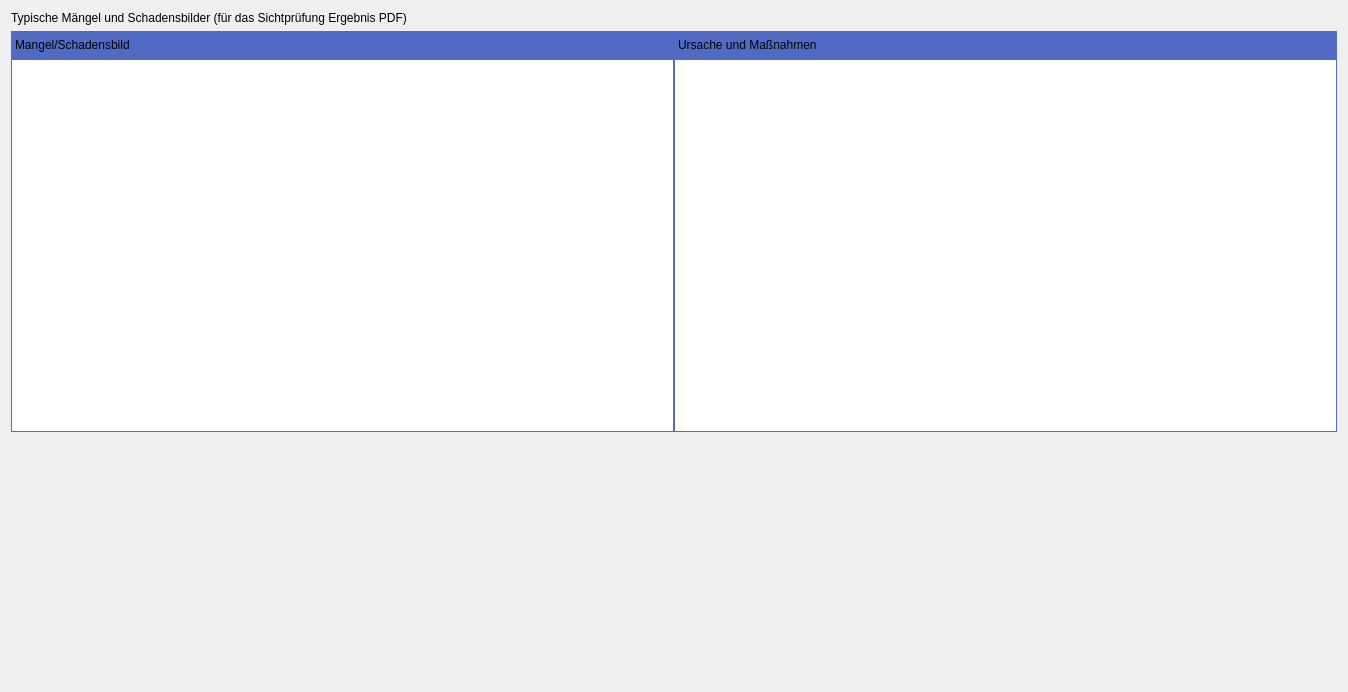
          <widget class="QWidget" name="scrollAreaWidgetContents_3">
           <property name="geometry">
            <rect>
             <x>0</x>
             <y>0</y>
             <width>1348</width>
             <height>692</height>
            </rect>
           </property>
           <layout class="QVBoxLayout" name="verticalLayout_19">
            <item>
             <widget class="QLabel" name="label">
              <property name="styleSheet">
               <string notr="true">font: 600 20pt &quot;Segoe UI&quot;;</string>
              </property>
              <property name="text">
               <string>Typische Mängel und Schadensbilder (für das Sichtprüfung Ergebnis PDF)</string>
              </property>
             </widget>
            </item>
            <item>
             <layout class="QGridLayout" name="gridLayout_2" columnstretch="1,1">
              <property name="spacing">
               <number>0</number>
              </property>
              <item row="0" column="1">
               <widget class="QLabel" name="label_3">
                <property name="styleSheet">
                 <string notr="true">background-color: rgb(81, 106, 196);
font: 700 14pt &quot;Segoe UI&quot;;
border: 1px solid rgb(81, 106, 196);
padding-top: 6px;
padding-bottom: 6px;</string>
                </property>
                <property name="text">
                 <string>Ursache und Maßnahmen</string>
                </property>
               </widget>
              </item>
              <item row="1" column="0">
               <widget class="QPushButton" name="pushButton">
                <property name="sizePolicy">
                 <sizepolicy hsizetype="Minimum" vsizetype="Preferred">
                  <horstretch>0</horstretch>
                  <verstretch>0</verstretch>
                 </sizepolicy>
                </property>
                <property name="styleSheet">
                 <string notr="true">QPushButton {
	background-color: rgb(255, 255, 255);
    border: 1px solid rgb(81, 106, 196);
	height: 371;
}

QPushButton:hover {
	background-color: rgb(235, 235, 235);
}</string>
                </property>
                <property name="text">
                 <string/>
                </property>
                <property name="icon">
                 <iconset resource="../resources/uiResources.qrc">
                  <normaloff>:/icons/assets/icons/Add Image.png</normaloff>:/icons/assets/icons/Add Image.png</iconset>
                </property>
                <property name="iconSize">
                 <size>
                  <width>96</width>
                  <height>96</height>
                 </size>
                </property>
               </widget>
              </item>
              <item row="1" column="1">
               <widget class="QTextEdit" name="textEdit">
                <property name="styleSheet">
                 <string notr="true">font: 14pt &quot;Segoe UI&quot;;
border: 1px solid rgb(81, 106, 196);
background-color: rgb(255, 255, 255);
color: rgb(0, 0, 0);</string>
                </property>
               </widget>
              </item>
              <item row="0" column="0">
               <widget class="QLabel" name="label_2">
                <property name="styleSheet">
                 <string notr="true">background-color: rgb(81, 106, 196);
font: 700 14pt &quot;Segoe UI&quot;;
border: 1px solid rgb(81, 106, 196);
padding-top: 6px;
padding-bottom: 6px;</string>
                </property>
                <property name="text">
                 <string>Mangel/Schadensbild</string>
                </property>
               </widget>
              </item>
             </layout>
            </item>
            <item>
             <spacer name="verticalSpacer">
              <property name="orientation">
               <enum>Qt::Orientation::Vertical</enum>
              </property>
              <property name="sizeHint" stdset="0">
               <size>
                <width>20</width>
                <height>208</height>
               </size>
              </property>
             </spacer>
            </item>
           </layout>
          </widget>
